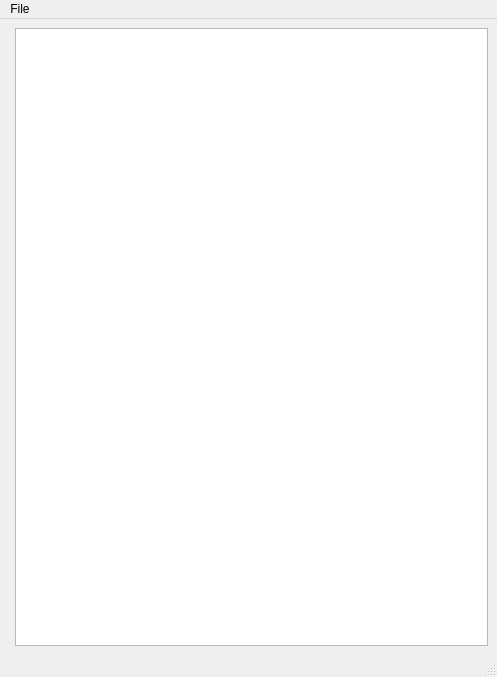
<?xml version="1.0" encoding="UTF-8"?>
<ui version="4.0">
 <class>MainWindow</class>
 <widget class="QMainWindow" name="MainWindow">
  <property name="geometry">
   <rect>
    <x>0</x>
    <y>0</y>
    <width>497</width>
    <height>677</height>
   </rect>
  </property>
  <property name="windowTitle">
   <string>MainWindow</string>
  </property>
  <widget class="QWidget" name="centralwidget">
   <layout class="QHBoxLayout" name="horizontalLayout">
    <item>
     <widget class="QFrame" name="frame">
      <property name="frameShape">
       <enum>QFrame::NoFrame</enum>
      </property>
      <property name="frameShadow">
       <enum>QFrame::Raised</enum>
      </property>
      <layout class="QVBoxLayout" name="verticalLayout">
       <property name="margin">
        <number>0</number>
       </property>
      </layout>
     </widget>
    </item>
    <item>
     <widget class="QTableView" name="instructionTable">
      <property name="selectionMode">
       <enum>QAbstractItemView::SingleSelection</enum>
      </property>
      <property name="selectionBehavior">
       <enum>QAbstractItemView::SelectRows</enum>
      </property>
      <attribute name="horizontalHeaderVisible">
       <bool>false</bool>
      </attribute>
      <attribute name="horizontalHeaderStretchLastSection">
       <bool>true</bool>
      </attribute>
      <attribute name="verticalHeaderVisible">
       <bool>false</bool>
      </attribute>
      <attribute name="verticalHeaderStretchLastSection">
       <bool>true</bool>
      </attribute>
     </widget>
    </item>
   </layout>
  </widget>
  <widget class="QMenuBar" name="menubar">
   <property name="geometry">
    <rect>
     <x>0</x>
     <y>0</y>
     <width>497</width>
     <height>25</height>
    </rect>
   </property>
   <widget class="QMenu" name="menuFile">
    <property name="title">
     <string>File</string>
    </property>
    <addaction name="actionSave"/>
   </widget>
   <addaction name="menuFile"/>
  </widget>
  <widget class="QStatusBar" name="statusbar"/>
  <action name="actionSave">
   <property name="text">
    <string>Save</string>
   </property>
   <property name="shortcut">
    <string>Ctrl+X, Ctrl+S</string>
   </property>
  </action>
  <action name="actionExportAsDotty">
   <property name="text">
    <string>Export as dotty</string>
   </property>
  </action>
 </widget>
 <resources/>
 <connections/>
</ui>
